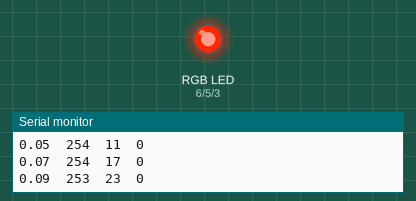
Recording of a sketch running on a simulated Arduino Uno, built with avr-gcc and run on an emulated ATmega328P. On the bench: an RGB LED mixed from three pins (HIGH = lit), the last lines printed to the serial monitor. Dim RGB values are drawn brighter than linear.

Above: at 0.05 s.
At 0.4 s:
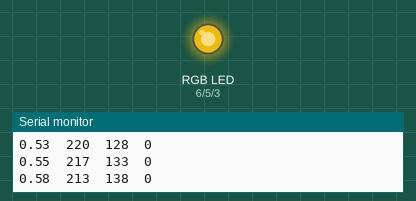
At 0.8 s:
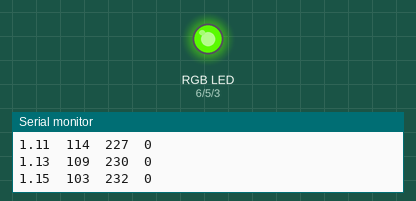
At 1.55 s:
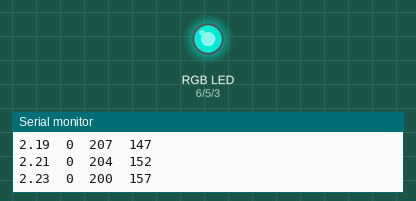
At 2.3 s:
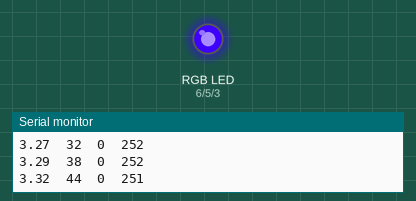
At 3.1 s:
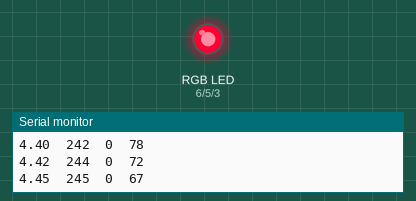
Timing chart, 0 to 7.6 s (numbered marks = the images above):
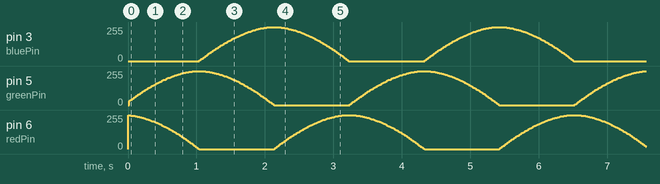

The sketch:

led.ino
```cpp
const int redPin = 6, greenPin = 5, bluePin = 3, analogPin = A0;
int red = 0, green = 0, blue = 0;
int analog = 0;
void setup() {
  Serial.begin(9600);
  pinMode(redPin, OUTPUT);
  pinMode(greenPin, OUTPUT);
  pinMode(bluePin, OUTPUT);
  pinMode(analogPin, INPUT);
}

void rgb(int _x){
  double x = double(_x) / 1023 * 3 * PI / 2;
  if (x <= PI) red = int(sin(x + PI / 2) * 255);
  else red = int(sin(x + PI) * 255);
  green = int(sin(x) * 255);
  blue = int(sin(x + 3 * PI / 2) * 255);
  if(red < 0) red = 0;
  if(green < 0) green = 0;
  if(blue < 0) blue = 0;
  char msg[30];
  Serial.print(x);
  sprintf(msg, "\t%d\t%d\t%d", red, green, blue);
  Serial.println(msg);

}

void led(bool isCathod = true){
  if (isCathod){
    analogWrite(redPin, red);
    analogWrite(greenPin, green);
    analogWrite(bluePin, blue);
  }
  else{
    analogWrite(redPin, 255 - red);
    analogWrite(greenPin, 255 - green);
    analogWrite(bluePin, 255 - blue);
  }
}

void signal(bool isAuto){
  if(isAuto){
    if (analog >= 1023) analog = 0;
    analog += 5;
    delay(2);
  }
  else{
    analog = double(analogRead(analogPin)) ;
  }
}

void loop() {
  signal(true);
  rgb(analog);
  led();
}
```
